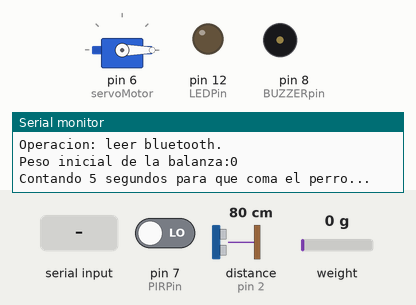
This sketch was run on a simulated Arduino Uno, built with avr-gcc and run on an emulated ATmega328P. Shown: servo, output pins drawn as LEDs (lit = HIGH), buzzer (waves = sounding, pin HIGH), the last lines printed to the serial monitor. The inputs (shaded band) are chosen by the test bench; at power-on: pin 7 (PIRPin) LOW, weight on the scale 0 g, distance to the obstacle (sensor on pin 2) 80 cm. The echo pulse lasts 58.3 µs per cm; pins used as bus, display or sensor lines are not drawn.

Above: at 3.2 s.
3.3 s: "a" received over the second serial link
At 16.2 s:
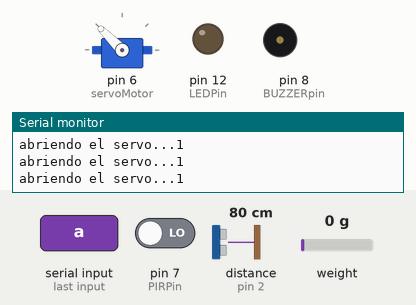
17.3 s: "d" received over the second serial link
At 31.1 s:
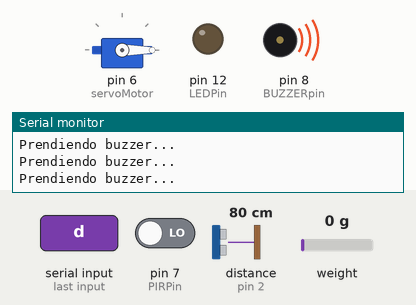
31.3 s: pin 7 (PIRPin) driven HIGH
41.6 s: weight on the scale set to 550 g
At 51.6 s:
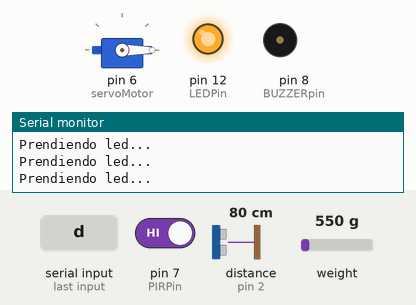
55.6 s: distance to the obstacle (sensor on pin 2) set to 120 cm
69.6 s: weight on the scale set to 505 g
Timing chart, 0 to 75.4 s (numbered marks = the images above; inputs shaded):
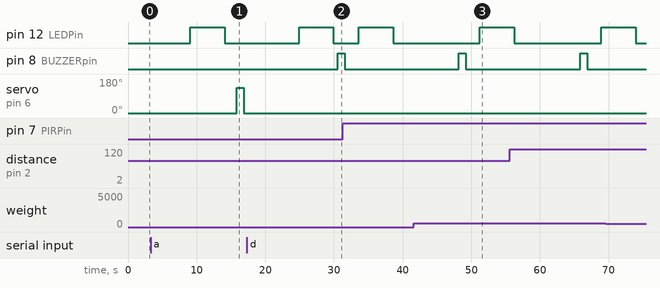

The sketch:

version_final.ino
```cpp
#include <Servo.h>
#include <HX711.h>
#include <Wire.h>
#include <SoftwareSerial.h>

#define DOUT A1
#define CLK A0
HX711 balanza(DOUT, CLK);
Servo servoMotor;
SoftwareSerial mySerial(10, 9); //rx,tx
int perro_comio_rapido_mandar_datos = 0;
int primer_chequeo = 0;
int segundo_chequeo = 0;
int tiempo_inicial = 0;
int tiempo_final = 0;
const int LEDPin = 12;
const int PIRPin = 7;
const int BUZZERpin = 8;
const int Trigger = 4; //Pin digital 2 para el Trigger del sensor
const int Echo = 2;    //Pin digital 3 para el Echo del sensor
int banderaLecturaInicial = 0;
int lecturaInicial = 0;
int operacion_general = 0;
char cadena_recibida_bluetooth = 'z';
int cantidad_de_aperturas_servo = 0;
int vector_comio_rapido[20] = {0}; //={0,0,0,0,0,0,0,0,0,0,0,0,0,0,0,0,0,0,0,0};
int ultima_posicion_insercion_vector = 0;
int bandera_servo_trabado = 0;
int lectura_restos_comida = 0;
int servo_trabado_mandar_datos = 0;
int perro_comio_fuera_de_timepo_mandar_datos = 0;
int lectura_restos_comida_mandar_datos = 0;
int distancia_ultrasonido_mandar_datos = 0;
String cadena_a_enviar = "";
int tiempo_inicial_mandar_datos = 0;
int tiempo_final_mandar_datos = 0;
int lectura_peso_inicial_comida_agregada = 0;

void setup()
{
    Serial.begin(9600);
    mySerial.begin(9600);
    Serial.println("No ponga ningun objeto sobre la balanza.");
    Serial.println("Destarando...");
    balanza.set_scale(); //La escala por defecto es 1
    balanza.tare(20);    //El peso actual es considerado Tara.
    Serial.println("Midiendo el peso inicial del plato...");
    servoMotor.attach(6); // Iniciamos el servo para que empiece a trabajar con el pin 6
    servoMotor.write(0);  //Inicializamos el servo en angulo 0.
    pinMode(LEDPin, OUTPUT);
    pinMode(PIRPin, INPUT);
    pinMode(BUZZERpin, OUTPUT); //definir pin como salida
    pinMode(Trigger, OUTPUT);   //pin como salida
    pinMode(Echo, INPUT);       //pin como entrada
    digitalWrite(Trigger, LOW); //Inicializamos el pin con 0
    tiempo_inicial = millis();
    digitalWrite(BUZZERpin, LOW);
    Serial.println("Setup...");
}

void loop()
{
    //diagrama de estados
    switch (operacion_general)
    {
    case 0:
        operacion_general = leer_bluetooth();//obtengo datos de la app
        tiempo_inicial = millis();
        break;
    case 1:
        operacion_general = chequear_vector_ultimas_comidas();//chequeo que el perro no haya comido rapido las ultimas 3 veces que comio,
        //en ese caso, solo se abrira una vez el servo
        break;
    case 2:
        operacion_general = chequear_peso_inicial_comida_agregada();//chequeo que nadie le haya agregado comida al plato,
        //en ese caso, solo se abrira 1 vez el servo
        tiempo_inicial = millis();
        tiempo_inicial_mandar_datos = millis();
        break;
    case 3:
        operacion_general = abrir_servo_1_vez();//primera apertura del servo
        break;

    case 4:
        operacion_general = cerrar_servo_1_vez();
        break;

    case 5:
        operacion_general = abrir_servo_2_veces();//segunda apertura del servo
        break;

    case 6:
        operacion_general = cerrar_servo_2_veces();
        break;

    case 7:
        operacion_general = abrir_servo_3_veces();//tercer apertura del servo
        break;

    case 8:
        operacion_general = cerrar_servo_3_veces();
        break;

    case 9:
        operacion_general = medir_peso_inicial();//mide el peso de la comida largada por el servo
        break;

    case 10:
        operacion_general = chequear_servo_primer_chequeo();//chequea que el servo no haya quedado trabado (son 2 funciones distintas para comparar valores)

    case 11:
        operacion_general = chequear_servo_segundo_chequeo();

    case 12:
        operacion_general = detectar_presencia_y_alertar();//con el pir detecta si el perro esta, en ese caso se fija la balanza
        //a ver si comio rapido, y en ese caso activa el buzzer
        break;

    case 13:
        operacion_general = prender_buzzer();
        break;

    case 14:
        operacion_general = apagar_buzzer();
        break;

    case 15:
        operacion_general = chequear_restos_comida();//verifica si quedo comida despues de que el perro haya comido
        break;

    case 16:
        operacion_general = medir_cantidad_en_deposito_y_alertar();//veriifca con el ultrasonido la cantidad de comida en el deposito
        //si hay poca comida prende el led
        break;

    case 17:
        operacion_general = prender_led();
        break;

    case 18:
        operacion_general = apagar_led();
        break;

    case 19:
        operacion_general = detectar_perro_husmeando();//verifica que el perro no este husmeando, en ese caso,
        //compara el peso de la balanza actual contra el peso de los restos de comida, y envia los datos
        break;

    case 20:
        operacion_general = mandar_datos();//manda datos a la app cada 10 min
        break;

    default:
        operacion_general = 0;
        break;
    }
}
int mandar_datos()
{                  //bandera mandar datos
    char cadena_convertida[10] = " ";
    cadena_a_enviar = " ";

    itoa(servo_trabado_mandar_datos, cadena_convertida, 10);
    cadena_a_enviar = cadena_a_enviar + cadena_convertida + "|";//Primer campo: si el servo esta trabado

    itoa(perro_comio_fuera_de_timepo_mandar_datos, cadena_convertida, 10);
    cadena_a_enviar = cadena_a_enviar + cadena_convertida + "|";//Segundo campo: si el perro comio fuera de tieempo

    itoa(perro_comio_rapido_mandar_datos, cadena_convertida, 10);
    cadena_a_enviar = cadena_a_enviar + cadena_convertida + "|";//Tercer campo: si el perro comio rapido

    if (lectura_restos_comida_mandar_datos < 0)
        lectura_restos_comida_mandar_datos = 0;
    itoa(lectura_restos_comida_mandar_datos / 435, cadena_convertida, 10);
    cadena_a_enviar = cadena_a_enviar + cadena_convertida + "|";//Cuarto campo: restos de comida en balanza

    int calculo = 10 * (100 - ((distancia_ultrasonido_mandar_datos - 5) * 5));//Para calcular el peso que tiene el deposito
    itoa(calculo, cadena_convertida, 10);
    cadena_a_enviar = cadena_a_enviar + cadena_convertida + '#';//Quinto campo: peso del deposito

    Serial.println("Cadena a enviar por BT: ");
    Serial.println(cadena_a_enviar);
    mySerial.print(cadena_a_enviar);
    distancia_ultrasonido_mandar_datos = 0;//reinicio datos
    lectura_restos_comida_mandar_datos = 0;
    perro_comio_rapido_mandar_datos = 0;
    servo_trabado_mandar_datos = 0;
    perro_comio_fuera_de_timepo_mandar_datos = 0;
    return 0;
}

int detectar_perro_husmeando()
{
    int value = digitalRead(PIRPin);
    Serial.println("Lectura del PIR para ver si el perro esta husmeando:");
    Serial.println(value);
    if (value == HIGH)
    {
        int chequeo_balanza_perro_husmeando = balanza.get_value(10);
        Serial.println("Peso de los restos de comida:");
        Serial.println(lectura_restos_comida);
        Serial.println("Peso de la balanza final cuando el perro esta husmeando:");
        Serial.println(balanza.get_value(10), 0);
        if (chequeo_balanza_perro_husmeando < lectura_restos_comida - 4000) //esta comiendo muy rapido
        {
            perro_comio_fuera_de_timepo_mandar_datos = 1; //variable para mandar datos
        }
    }
    tiempo_final_mandar_datos = millis() - tiempo_inicial_mandar_datos;
    if (tiempo_final_mandar_datos > /*2000)*/ 600000) //10 min
    {
        tiempo_inicial_mandar_datos = millis();
        return 20;
    }
    return 0;
}
int chequear_restos_comida()
{
    Serial.println("Peso de los restos de comida:  ");
    lectura_restos_comida = balanza.get_value(10);
    Serial.println(lectura_restos_comida);
    lectura_restos_comida_mandar_datos = lectura_restos_comida;
    return 16;
}
int chequear_vector_ultimas_comidas()
{
    Serial.println("Operacion: chequeo de ultimas comidas.");
    if (ultima_posicion_insercion_vector > 3) //aca ya hubo 3 comidas del perro
    {
        Serial.println("Hubo mas de 3 comidas.");

        if (vector_comio_rapido[ultima_posicion_insercion_vector - 1] == 1 && vector_comio_rapido[ultima_posicion_insercion_vector - 2] == 1 && vector_comio_rapido[ultima_posicion_insercion_vector - 3] == 1)
        {
            Serial.println("De las ultimas 3 comidas, todas fueron rapidas...se enviara menos comida la proxima como castigo!");
            cantidad_de_aperturas_servo = 1;
        }
    }
    return 2;
}
int chequear_peso_inicial_comida_agregada() //si hay comida agregada, abro una sola vez el servo
{
    Serial.print("Valor de balanza para ver si hay comida agregada de antes de usar el alimentador:  ");
    lectura_peso_inicial_comida_agregada = balanza.get_value(10);
    Serial.println(lectura_peso_inicial_comida_agregada);
    if (lectura_peso_inicial_comida_agregada > 20000) //quiere decir que alguien le agrego comida, entonces abro una sola vez el servo
    {
        Serial.println("Alguien agrego comida! Ahora la cantidad de aperturas sera menor.");
        cantidad_de_aperturas_servo = 1;
    }
    return 3;
}
int chequear_servo_primer_chequeo() //si esta abierto, en 2 lecturas tiene que haber caido mucha comida, lo puedo saber con el Ultra sonido
{
    digitalWrite(Trigger, HIGH);
    delayMicroseconds(10); //Enviamos un pulso de 10us
    digitalWrite(Trigger, LOW);
    int t = pulseIn(Echo, HIGH); //obtenemos el ancho del pulso
    primer_chequeo = t / 59;
    tiempo_final = millis() - tiempo_inicial;
    if (tiempo_final > 2000)
    {
        tiempo_inicial = millis();
        return 11;
    }
    else
        return 10;
}
int chequear_servo_segundo_chequeo() //si esta abierto, en 2 lecturas tiene que haber caido mucha comida, lo puedo saber con el US
{
    digitalWrite(Trigger, HIGH);
    delayMicroseconds(10); //Enviamos un pulso de 10us
    digitalWrite(Trigger, LOW);
    int t = pulseIn(Echo, HIGH); //obtenemos el ancho del pulso
    segundo_chequeo = t / 59;
    if (segundo_chequeo < primer_chequeo - 4)
    {
        bandera_servo_trabado = 1;
        return 12;
    }
}
int abrir_servo_1_vez()
{
    Serial.println("abriendo el servo...1");
    servoMotor.write(135);
    tiempo_final = millis() - tiempo_inicial;
    if (tiempo_final > 1000)
    {
        Serial.println("abrir servo 1");
        tiempo_inicial = millis();
        return 4;
    }
    else
        return 3;
}
int cerrar_servo_1_vez()
{
    Serial.println("cerrando el servo...1");
    servoMotor.write(0);
    tiempo_final = millis() - tiempo_inicial;
    if (tiempo_final > 1000)
    {
        Serial.println("cerrar servo 1");
        tiempo_inicial = millis();
        if (cantidad_de_aperturas_servo == 1)
        {
            return 9;
        }
        else
            return 5;
    }
    else
        return 4;
}
int abrir_servo_2_veces()
{
    Serial.println("abrir servo2");

    servoMotor.write(135);
    tiempo_final = millis() - tiempo_inicial;
    if (tiempo_final > 1000)
    {
        Serial.println("abrir servo 2");
        tiempo_inicial = millis();
        return 6;
    }
    else
        return 5;
}
int cerrar_servo_2_veces()
{
    Serial.println("cerrar servo2");

    servoMotor.write(0);
    tiempo_final = millis() - tiempo_inicial;
    if (tiempo_final > 1000)
    {
        Serial.println("cerrar servo2");
        tiempo_inicial = millis();
        if (cantidad_de_aperturas_servo == 2)
            return 9;
        else
            return 7;
    }
    else
        return 6;
}
int abrir_servo_3_veces()
{
    Serial.println("abrir servo3");

    servoMotor.write(135);
    tiempo_final = millis() - tiempo_inicial;
    if (tiempo_final > 1000)
    {
        Serial.println("abrir servo3");
        tiempo_inicial = millis();
        return 8;
    }
    else
        return 7;
}
int cerrar_servo_3_veces()
{
    Serial.println("cerrar servo3");

    servoMotor.write(0);
    tiempo_final = millis() - tiempo_inicial;
    if (tiempo_final > 1000)
    {
        Serial.println("cerrar servo3 ");
        tiempo_inicial = millis();
        return 9;
    }
    else
        return 8;
}
int leer_bluetooth()
{
    //a=1 apertura, b= 2, c= 3
    Serial.println("Operacion: leer bluetooth.");
    if (mySerial.available() > 0)
    {
        Serial.println("Hay informacion disponible:");
        cantidad_de_aperturas_servo = 0;
        cadena_recibida_bluetooth = mySerial.read();
        Serial.println(cadena_recibida_bluetooth);
        if (cadena_recibida_bluetooth == 'a')
        {
            cantidad_de_aperturas_servo = 1;
            return 1;
        }

        if (cadena_recibida_bluetooth == 'b')
        {
            cantidad_de_aperturas_servo = 2;
            return 1;
        }

        if (cadena_recibida_bluetooth == 'c')
        {
            cantidad_de_aperturas_servo = 3;
            return 1;
        }
        if (cadena_recibida_bluetooth == 'd')
        {
            tiempo_inicial = millis();
            return 13;
        }
        if (cadena_recibida_bluetooth == 'e')
        {
            tiempo_inicial = millis();
            return 17;
        }
        cadena_recibida_bluetooth = 'z';
    }
    else
        return 9;
}
int medir_cantidad_en_deposito_y_alertar()//Ultrasonido
{
    Serial.println("Operacion: medir el deposito.");
    long t; //timepo que demora en llegar el eco
    long d; //distancia en centimetros
    digitalWrite(Trigger, HIGH);
    delayMicroseconds(10); //Enviamos un pulso de 10us
    digitalWrite(Trigger, LOW);
    t = pulseIn(Echo, HIGH); //obtenemos el ancho del pulso
    d = t / 59;              //escalamos el tiempo a una distancia en cm
    Serial.print("Distancia obtenida del ultrasonido: ");
    Serial.print(d); //Enviamos serialmente el valor de la distancia
    Serial.print("cm.");
    Serial.println();
    distancia_ultrasonido_mandar_datos = d;
    if (d > 17)
    {
        tiempo_inicial = millis();
        return 17;
    }
    else
    {
        return 19;
    }
    return 19;
}

int medir_peso_inicial()
{
    if (banderaLecturaInicial == 0)
    {
        Serial.print("Peso inicial de la balanza:");
        lecturaInicial = balanza.get_value(10);
        Serial.println(lecturaInicial);
        banderaLecturaInicial = 1;
        Serial.println("Contando 5 segundos para que coma el perro...");
    }
    tiempo_final = millis() - tiempo_inicial;

    if (tiempo_final > 5000) //5 segundos para sacar la comida
    {
        banderaLecturaInicial = 0;
        tiempo_inicial = millis();
        return 10;
    }
    else
        return 9;
}
int detectar_presencia_y_alertar()
{
    int value = digitalRead(PIRPin);
    Serial.println("Lectura del PIR:");
    Serial.println(value);
    //value = HIGH;
    if (value == HIGH)
    {
        int lecturaComiendo = balanza.get_value(10);
        Serial.println("Peso inicial de la balanza:");
        Serial.println(lecturaInicial);
        Serial.println("Peso actual de la balanza:");
        Serial.println(balanza.get_value(10), 0);                                                                                                                                  //no esta comiendo nada
        if (lecturaComiendo < lecturaInicial - 4000 ) //esta comiendo muy rapido
        {
            vector_comio_rapido[ultima_posicion_insercion_vector] = 1;//Lo guardo en el vector para luego obtener las ultimas 3 comidas del perro
            //y en caso de que haya comido rapido las ultimas 3 veces, se modifica el comportamiento del sistema
            ultima_posicion_insercion_vector++;
            tiempo_inicial = millis();
            return 13;
        }
        else
            return 15;
    }
    else     //en este punto, el perro se fue, podemos ver el peso final.
    {
        int lecturaFinal = balanza.get_value(10);
    }
    return 15;
}
int prender_led()
{
    Serial.println("Prendiendo led...");
    digitalWrite(LEDPin, HIGH); // poner el Pin en HIGH
    tiempo_final = millis() - tiempo_inicial;
    if (tiempo_final > 5000)
    {
        tiempo_inicial = millis();
        return 18;
    }
    else
        return 17;
}
int apagar_led()
{
    Serial.println("Apagando led...");
    digitalWrite(LEDPin, LOW);
    tiempo_final = millis() - tiempo_inicial;
    if (tiempo_final > 500)
    {
        tiempo_inicial = millis();
        return 19;
    }
    else
        return 18;
}
int prender_buzzer()
{
    Serial.println("Prendiendo buzzer...");
    digitalWrite(BUZZERpin, HIGH); // poner el Pin en HIGH
    tiempo_final = millis() - tiempo_inicial;
    if (tiempo_final > 1000)
    {
        perro_comio_rapido_mandar_datos = 1;
        tiempo_inicial = millis();
        return 14;
    }
    else
        return 13;
}
int apagar_buzzer()
{
    digitalWrite(BUZZERpin, LOW); // poner el Pin en HIGH
    tiempo_final = millis() - tiempo_inicial;
    if (tiempo_final > 1000)
    {
        tiempo_inicial = millis();
        return 15;
    }
    else
        return 14;
}
```

Measured:
- after the input at 3.3 s, servo on pin 6 (servoMotor): 0° → 135° after 12.5 s, → 0° 1.1 s later
- after the input at 17.3 s, pin 8 (BUZZERpin): LOW → HIGH after 13.3 s
- after the input at 41.6 s, pin 8 (BUZZERpin): LOW → HIGH after 6.6 s, → LOW 1.0 s later
